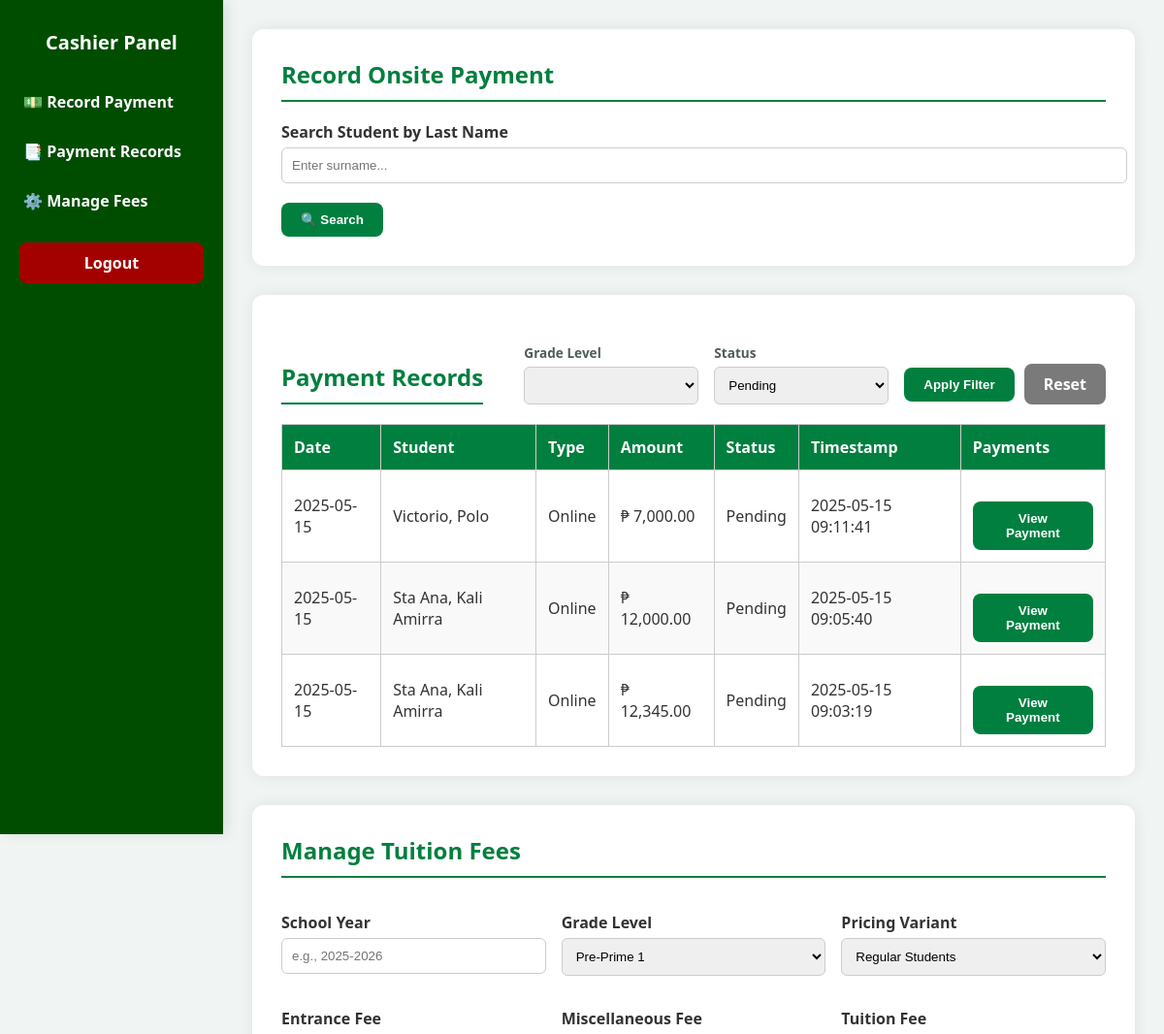
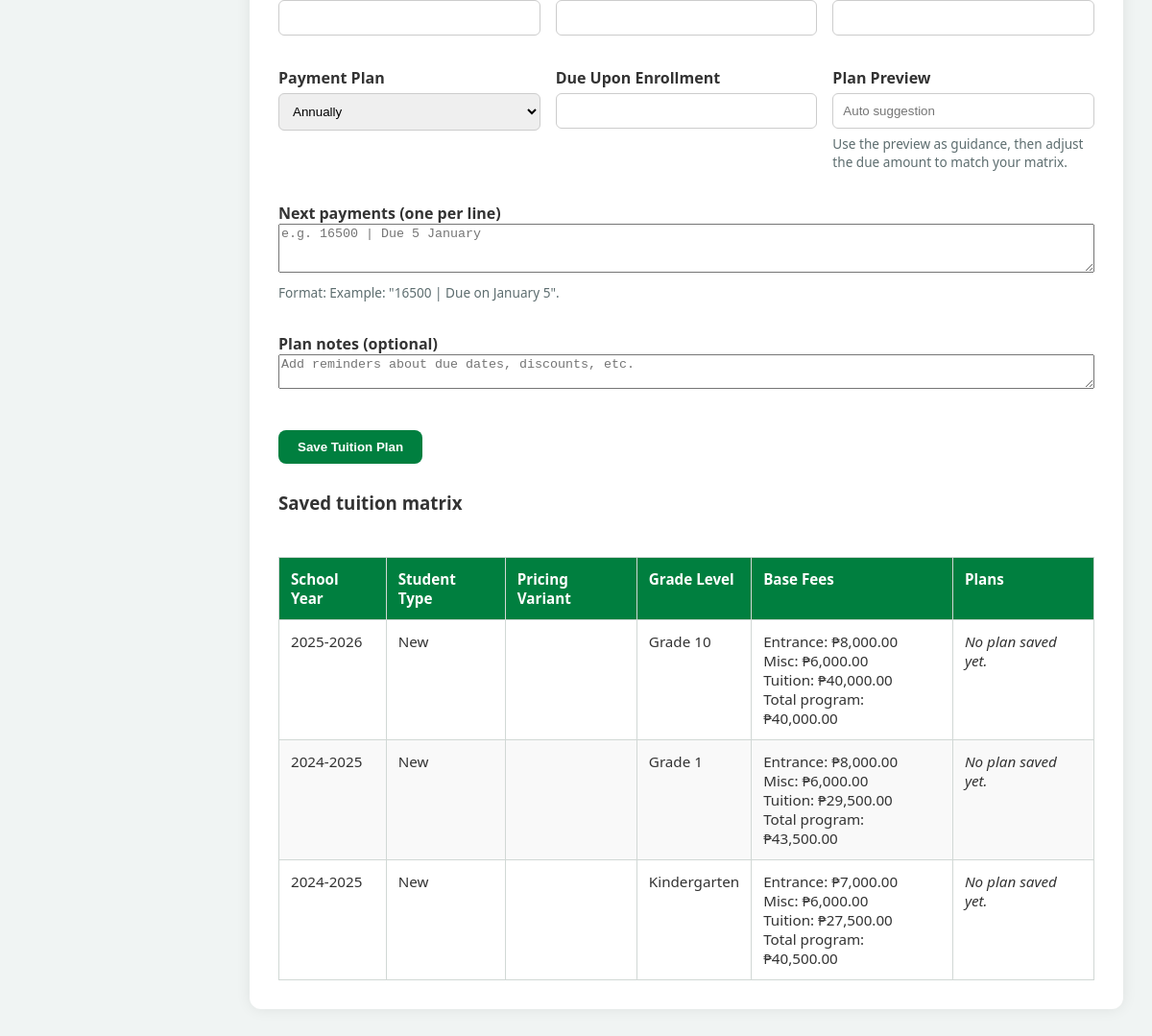
The page /Cashier/cashier_dashboard.php?filter_status=pending on the database its author committed (2 pictures, top to bottom).
### tables this page shows
CREATE TABLE `student_payments` (
  `id` int(11) NOT NULL,
  `student_id` varchar(20) DEFAULT NULL,
  `payment_type` varchar(100) NOT NULL,
  `amount` decimal(10,2) NOT NULL,
  `payment_status` enum('pending','paid') DEFAULT 'pending',
  `payment_date` date DEFAULT NULL,
  `created_at` timestamp NOT NULL DEFAULT current_timestamp(),
  `reference_number` varchar(100) DEFAULT NULL,
  `screenshot_path` varchar(255) DEFAULT NULL,
  `screenshot` varchar(255) DEFAULT NULL
);

CREATE TABLE `students_registration` (
  `id` int(11) NOT NULL,
  `year` varchar(50) NOT NULL,
  `course` varchar(50) DEFAULT NULL,
  `lrn` varchar(50) NOT NULL,
  `lastname` varchar(100) NOT NULL,
  `firstname` varchar(100) NOT NULL,
  `middlename` varchar(100) NOT NULL,
  `specaddress` varchar(255) NOT NULL,
  `brgy` varchar(100) NOT NULL,
  `city` varchar(100) NOT NULL,
  `mother` varchar(100) NOT NULL,
  `father` varchar(100) NOT NULL,
  `gname` varchar(100) DEFAULT NULL,
  `sex` varchar(10) NOT NULL,
  `dob` date NOT NULL,
  `religion` varchar(50) NOT NULL,
  `emailaddress` varchar(100) NOT NULL,
  `contactno` varchar(20) NOT NULL,
  `schooltype` varchar(50) NOT NULL,
  `sname` varchar(255) DEFAULT NULL,
  `created_at` timestamp NOT NULL DEFAULT current_timestamp(),
  `enrollment_status` enum('waiting','enrolled') DEFAULT 'waiting',
  `student_type` varchar(10) DEFAULT NULL
);

CREATE TABLE `tuition_fees` (
  `id` int(11) NOT NULL,
  `school_year` varchar(20) NOT NULL,
  `student_type` enum('new','old') NOT NULL,
  `grade_level` varchar(50) NOT NULL,
  `entrance_fee` decimal(10,2) DEFAULT NULL,
  `miscellaneous_fee` decimal(10,2) DEFAULT NULL,
  `tuition_fee` decimal(10,2) DEFAULT NULL,
  `monthly_payment` decimal(10,2) DEFAULT NULL,
  `total_upon_enrollment` decimal(10,2) DEFAULT NULL,
  `updated_at` timestamp NOT NULL DEFAULT current_timestamp() ON UPDATE current_timestamp()
);

### Cashier/cashier_dashboard_logic.php (called while the page is built, shortened)
<?php
function cashier_dashboard_plan_labels(): array
{
    return [
        'annually'    => 'Annually',
        'cash'        => 'Cash',
        'semi_annual' => 'Semi-Annual',
        'quarterly'   => 'Quarterly',
        'monthly'     => 'Monthly',
    ];
}
function cashier_dashboard_table_exists(mysqli $conn, string $table): bool
{
    $stmt = $conn->prepare('SELECT 1 FROM information_schema.TABLES WHERE TABLE_SCHEMA = DATABASE() AND TABLE_NAME = ? LIMIT 1');
    $stmt->bind_param('s', $table);
    $stmt->execute();
    $stmt->store_result();
    $exists = $stmt->num_rows > 0;
    return $exists;
}
function cashier_dashboard_fetch_tuition_packages(mysqli $conn): array
{
    $packages = [];
    $result = $conn->query('SELECT * FROM tuition_fees ORDER BY school_year DESC, grade_level ASC');
    if ($result) {
        while ($row = $result->fetch_assoc()) {
            $row['plans'] = [];
            $packages[(int) $row['id']] = $row;
        }
    }
    $ids = implode(',', array_map('intval', array_keys($packages)));
    if (!cashier_dashboard_table_exists($conn, 'tuition_fee_plans')) {
        return array_values($packages);
    }
    return array_values($packages);
}
function cashier_dashboard_prepare_search(mysqli $conn): array
{
    $search_results = [];
    $search_financial = [];
    $searchQuery = isset($_GET['search_name']) ? trim((string) $_GET['search_name']) : '';
    $searchType = isset($_GET['search_type']) ? strtolower(trim((string) $_GET['search_type'])) : 'all';
    if (!in_array($searchType, ['new', 'old'], true)) {
        $searchType = 'all';
    }
    $clearSearchFlag = isset($_GET['search_cleared']);
    return [
        'results' => $search_results,
        'financial' => $search_financial,
        'query' => $searchQuery,
        'type' => $searchType,
        'cleared' => $clearSearchFlag,
    ];
}
function cashier_dashboard_fetch_payments(mysqli $conn): mysqli_result
{
    $filter_sql = 'WHERE 1=1';
    if (!empty($_GET['filter_status'])) {
        $filter_status = $conn->real_escape_string((string) $_GET['filter_status']);
        $filter_sql .= " AND sp.payment_status = '$filter_status'";
    }
    $sql = "
        SELECT sp.*, sr.firstname, sr.lastname
        FROM student_payments sp
        JOIN students_registration sr ON sr.id = sp.student_id
        $filter_sql
        ORDER BY sp.created_at DESC
    ";
    return $conn->query($sql);
}

### Cashier/cashier_dashboard.php (the view, shortened to what this page needs)
<?php
include __DIR__ . '/../db_connection.php';
require_once __DIR__ . '/cashier_dashboard_logic.php';
$searchData = cashier_dashboard_prepare_search($conn);
$searchQuery = $searchData['query'];
$payments = cashier_dashboard_fetch_payments($conn);
$planOptions = cashier_dashboard_plan_labels();
$tuitionPackages = cashier_dashboard_fetch_tuition_packages($conn);
$pricingCategories = [
  'regular' => 'Regular Students',
  'fwc' => 'FWC Member',
  'esc' => 'ESC / Government Subsidy',
  'other' => 'Other / Custom',
];
$studentTypeLabels = [
  'all' => 'All Students',
  'new' => 'New',
  'old' => 'Old',
];
$gradeOptions = [
  'preprime1' => 'Pre-Prime 1',
  'preprime2' => 'Pre-Prime 2',
  'kindergarten' => 'Kindergarten',
  'grade1' => 'Grade 1',
  'grade2' => 'Grade 2',
  'grade3' => 'Grade 3',
  'grade4' => 'Grade 4',
  'grade5' => 'Grade 5',
  'grade6' => 'Grade 6',
  'grade7' => 'Grade 7',
  'grade8' => 'Grade 8',
  'grade9' => 'Grade 9',
  'grade10' => 'Grade 10',
  'grade11' => 'Grade 11',
  'grade12' => 'Grade 12',
];
?>
<!DOCTYPE html>
<html lang="en">
<head>
   <link rel="stylesheet" href="cashier_dashboard.css">
</head>
<body>
<div class="sidebar">
  <h1>Cashier Panel</h1>
  <nav>
    <ul class="nav-links">
      <li><a class="nav-link" href="#record">💵 Record Payment</a></li>
      <li><a class="nav-link" href="#records">📑 Payment Records</a></li>
      <li><a class="nav-link" href="#fees">⚙️ Manage Fees</a></li>
    </ul>
  </nav>
  <a href="cashier_login.php" class="logout-btn">Logout</a>
</div>
<div class="main-content">
  <div class="section-card" id="record">
    <h2>Record Onsite Payment</h2>
    <form method="GET" action="cashier_dashboard.php">
        <label for="search_name">Search Student by Last Name</label>
        <input type="text" name="search_name" placeholder="Enter surname..." value="<?= htmlspecialchars($searchQuery) ?>" required>
        <button type="submit">🔍 Search</button>
    </form>
  </div>
  <div class="section-card" id="records">
    <div class="records-header">
      <h2>Payment Records</h2>
      <form method="GET" action="cashier_dashboard.php#records" id="filterForm" class="records-filter-bar">
        <div>
          <label>Grade Level</label>
          <select name="filter_grade_level">
            <?php
              $grade_levels_result = $conn->query("SELECT DISTINCT year FROM students_registration ORDER BY year");
              while ($gl = $grade_levels_result->fetch_assoc()):
                  $selected = ($_GET['filter_grade_level'] ?? '') == $gl['year'] ? "selected" : "";
                  echo "<option value='{$gl['year']}' $selected>{$gl['year']}</option>";
              endwhile;
            ?>
          </select>
        </div>
        <div>
          <label>Status</label>
          <select name="filter_status">
            <option value="pending" <?= ($_GET['filter_status'] ?? '') == "pending" ? "selected" : "" ?>>Pending</option>
          </select>
        </div>
        <div class="records-filter-actions">
          <button type="submit">Apply Filter</button>
          <a href="cashier_dashboard.php#records" class="secondary-btn">Reset</a>
        </div>
      </form>
    </div>
    <table id="paymentTable">
      <thead>
        <tr>
        <th>Date</th>
        <th>Student</th>
        <th>Type</th>
        <th>Amount</th>
        <th>Status</th>
        <th>Timestamp</th>
        <th>Payments</th>
      </tr>
    </thead>
    <tbody>
    <?php while ($row = $payments->fetch_assoc()): ?>
      <tr id="payment-row-<?php echo $row['id']; ?>">
        <td><?= date("Y-m-d", strtotime($row['created_at'])) ?></td>
        <td><?= $row['lastname'] ?>, <?= $row['firstname'] ?></td>
        <td><?= $row['payment_type'] ?></td>
        <td>₱ <?= number_format($row['amount'], 2) ?></td>
        <td class="payment-status" id="status-<?php echo $row['id']; ?>">
            <?php
              if (!empty($row['payment_status'])) {
                  if ($row['payment_status'] === 'declined') {
                      echo "<span style='color: red;'>Declined</span>";
                  } elseif ($row['payment_status'] === 'paid') {
                      echo "<span style='color: green;'>Paid</span>";
                  } else {
                      echo ucfirst(htmlspecialchars($row['payment_status']));
                  }
              } else {
                  echo "Pending";
              }
            ?>
        </td>
        <td><?= $row['created_at'] ?></td>
        <td>
        <?php
  $shotUrl = $row['screenshot_path'];
?>
          <button
            class="view-payment-btn"
            data-id="<?= $row['id'] ?>"
            data-student="<?= $row['lastname'] ?>, <?= $row['firstname'] ?>"
            data-type="<?= $row['payment_type'] ?>"
            data-amount="<?= $row['amount'] ?>"
            data-status="<?= ucfirst($row['payment_status']) ?>"
            data-reference="<?= $row['reference_number'] ?>"
            data-or="<?= $row['or_number'] ?>"
            data-screenshot="<?= $shotUrl ?>"
          >
            View Payment
          </button>
        </td>
      </tr>
    <?php endwhile; ?>
</tbody>
</table>
  </div>
  <div class="section-card" id="fees">
    <h2>Manage Tuition Fees</h2>
    <form method="POST" action="cashier_dashboard.php#fees" class="tuition-form">
      <div class="tuition-field-grid">
        <div>
          <label for="school_year">School Year</label>
          <input type="text" id="school_year" name="school_year" placeholder="e.g., 2025-2026" required>
        </div>
        <div>
          <label for="year">Grade Level</label>
          <select id="year" name="year" required>
            <?php foreach ($gradeOptions as $value => $label): ?>
              <option value="<?= htmlspecialchars($value) ?>"><?= htmlspecialchars($label) ?></option>
            <?php endforeach; ?>
          </select>
        </div>
        <div>
          <label for="pricing_category">Pricing Variant</label>
          <select id="pricing_category" name="pricing_category">
            <?php foreach ($pricingCategories as $value => $label): ?>
              <option value="<?= htmlspecialchars($value) ?>"><?= htmlspecialchars($label) ?></option>
            <?php endforeach; ?>
          </select>
        </div>
      </div>
      <div class="tuition-field-grid">
        <div>
          <label for="entrance_fee">Entrance Fee</label>
          <input type="number" step="0.01" id="entrance_fee" name="entrance_fee" required oninput="calculatePayment()">
        </div>
        <div>
          <label for="miscellaneous_fee">Miscellaneous Fee</label>
          <input type="number" step="0.01" id="miscellaneous_fee" name="miscellaneous_fee" required oninput="calculatePayment()">
        </div>
        <div>
          <label for="tuition_fee">Tuition Fee</label>
          <input type="number" step="0.01" id="tuition_fee" name="tuition_fee" required oninput="calculatePayment()">
        </div>
      </div>
      <div class="tuition-field-grid">
        <div>
          <label for="payment_schedule">Payment Plan</label>
          <select id="payment_schedule" name="payment_schedule" onchange="calculatePayment()" required>
            <?php foreach ($planOptions as $value => $label): ?>
              <option value="<?= htmlspecialchars($value) ?>"><?= htmlspecialchars($label) ?></option>
            <?php endforeach; ?>
          </select>
        </div>
        <div>
          <label for="total_upon_enrollment">Due Upon Enrollment</label>
          <input type="number" step="0.01" id="total_upon_enrollment" name="total_upon_enrollment" required>
        </div>
        <div>
          <label for="calculated_payment">Plan Preview</label>
          <input type="text" id="calculated_payment" readonly placeholder="Auto suggestion">
          <small class="tuition-hint">Use the preview as guidance, then adjust the due amount to match your matrix.</small>
        </div>
      </div>
      <div class="tuition-field-grid full">
        <div>
          <label for="next_payments">Next payments (one per line)</label>
          <textarea id="next_payments" name="next_payments" rows="3" placeholder="e.g. 16500 | Due 5 January"></textarea>
          <small class="tuition-hint">Format: Example: "16500 | Due on January 5".</small>
        </div>
      </div>
      <div class="tuition-field-grid full">
        <div>
          <label for="plan_notes">Plan notes (optional)</label>
          <textarea id="plan_notes" name="plan_notes" rows="2" placeholder="Add reminders about due dates, discounts, etc."></textarea>
        </div>
      </div>
      <button type="submit">Save Tuition Plan</button>
    </form>
    <?php if (!empty($tuitionPackages)): ?>
      <h3 class="tuition-table-title">Saved tuition matrix</h3>
      <div class="tuition-matrix-wrapper">
        <table class="tuition-matrix-table">
          <thead>
            <tr>
              <th>School Year</th>
              <th>Student Type</th>
              <th>Pricing Variant</th>
              <th>Grade Level</th>
              <th>Base Fees</th>
              <th>Plans</th>
            </tr>
          </thead>
          <tbody>
            <?php foreach ($tuitionPackages as $package): ?>
              <tr>
                <td><?= htmlspecialchars($package['school_year']) ?></td>
                <td><?= htmlspecialchars($studentTypeLabels[$package['student_type']] ?? ucfirst($package['student_type'])) ?></td>
                <td><?= htmlspecialchars($pricingCategories[$package['pricing_category']] ?? ucfirst($package['pricing_category'])) ?></td>
                <?php
                  $gradeLabel = $gradeOptions[$package['grade_level']] ?? ucwords(str_replace('_', ' ', $package['grade_level']));
                  $normalizedGrade = strtolower(str_replace([' ', '_'], '', $package['grade_level']));
                  if (in_array($normalizedGrade, ['kinder1', 'kinder2'], true)) {
                      $gradeLabel = 'Kindergarten';
                  }
                ?>
                <td><?= htmlspecialchars($gradeLabel) ?></td>
                <td>
                  <div>Entrance: ₱<?= number_format((float) $package['entrance_fee'], 2) ?></div>
                  <div>Misc: ₱<?= number_format((float) $package['miscellaneous_fee'], 2) ?></div>
                  <div>Tuition: ₱<?= number_format((float) $package['tuition_fee'], 2) ?></div>
                  <div>Total program: ₱<?= number_format((float) $package['total_upon_enrollment'], 2) ?></div>
                </td>
                <td>
                  <?php if (!empty($package['plans'])): ?>
                    <ul class="tuition-plan-list">
                      <?php foreach ($package['plans'] as $plan): ?>
                        <li>
                          <strong><?= htmlspecialchars($planOptions[$plan['plan_type']] ?? ucfirst($plan['plan_type'])) ?>:</strong>
                          ₱<?= number_format((float) $plan['due_upon_enrollment'], 2) ?> due upon enrollment
                          <?php if (!empty($plan['decoded_breakdown'])): ?>
                            <div class="tuition-plan-breakdown">
                              <?php foreach ($plan['decoded_breakdown'] as $entry): ?>
                                <span>Next: ₱<?= number_format((float) ($entry['amount'] ?? 0), 2) ?><?= !empty($entry['note']) ? ' • ' . htmlspecialchars($entry['note']) : '' ?></span>
                              <?php endforeach; ?>
                            </div>
                          <?php endif; ?>
                          <?php if (!empty($plan['notes'])): ?>
                            <div class="tuition-plan-note"><?= nl2br(htmlspecialchars($plan['notes'])) ?></div>
                          <?php endif; ?>
                        </li>
                      <?php endforeach; ?>
                    </ul>
                  <?php else: ?>
                    <em>No plan saved yet.</em>
                  <?php endif; ?>
                </td>
              </tr>
            <?php endforeach; ?>
          </tbody>
        </table>
      </div>
    <?php else: ?>
      <p class="tuition-empty">No tuition plans saved yet. Add one above to populate the matrix.</p>
    <?php endif; ?>
  </div>
</div>
</body>
</html>

### rows shown on the page
student_payments: created_at "2025-05-15", students_registration.lastname "Victorio", students_registration.firstname "Polo", payment_type "Online", amount "7,000.00", payment_status "Pending", created_at "2025-05-15 09:11:41"
student_payments: created_at "2025-05-15", students_registration.lastname "Sta Ana", students_registration.firstname "Kali Amirra", payment_type "Online", amount "12,000.00", payment_status "Pending", created_at "2025-05-15 09:05:40"
student_payments: created_at "2025-05-15", students_registration.lastname "Sta Ana", students_registration.firstname "Kali Amirra", payment_type "Online", amount "12,345.00", payment_status "Pending", created_at "2025-05-15 09:03:19"
tuition_fees: school_year "2025-2026", student_type "New", grade_level "Grade 10", entrance_fee "8,000.00", miscellaneous_fee "6,000.00", tuition_fee "40,000.00", total_upon_enrollment "40,000.00"
tuition_fees: school_year "2024-2025", student_type "New", grade_level "Grade 1", entrance_fee "8,000.00", miscellaneous_fee "6,000.00", tuition_fee "29,500.00", total_upon_enrollment "43,500.00"
tuition_fees: school_year "2024-2025", student_type "New", grade_level "Kindergarten", entrance_fee "7,000.00", miscellaneous_fee "6,000.00", tuition_fee "27,500.00", total_upon_enrollment "40,500.00"

### other values the page prints
form field year "Pre-Prime 1"
form field pricing_category "Regular Students"
form field payment_schedule "Annually"
